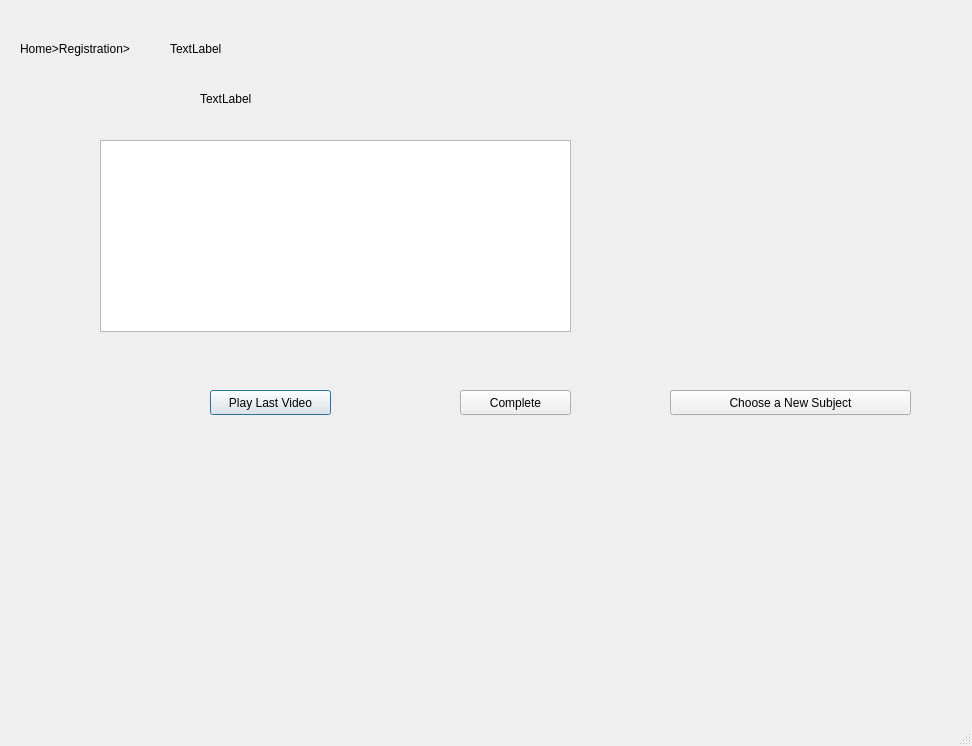
<?xml version="1.0" encoding="UTF-8"?>
<ui version="4.0">
 <class>VideoPlay</class>
 <widget class="QDialog" name="VideoPlay">
  <property name="geometry">
   <rect>
    <x>0</x>
    <y>0</y>
    <width>972</width>
    <height>746</height>
   </rect>
  </property>
  <property name="baseSize">
   <size>
    <width>100</width>
    <height>100</height>
   </size>
  </property>
  <property name="windowTitle">
   <string>Dialog</string>
  </property>
  <property name="sizeGripEnabled">
   <bool>true</bool>
  </property>
  <property name="modal">
   <bool>true</bool>
  </property>
  <widget class="QLabel" name="label">
   <property name="geometry">
    <rect>
     <x>20</x>
     <y>40</y>
     <width>151</width>
     <height>17</height>
    </rect>
   </property>
   <property name="text">
    <string>Home&gt;Registration&gt;</string>
   </property>
  </widget>
  <widget class="QLabel" name="subName">
   <property name="geometry">
    <rect>
     <x>170</x>
     <y>40</y>
     <width>111</width>
     <height>17</height>
    </rect>
   </property>
   <property name="text">
    <string>TextLabel</string>
   </property>
  </widget>
  <widget class="QLabel" name="subMsg">
   <property name="geometry">
    <rect>
     <x>200</x>
     <y>90</y>
     <width>321</width>
     <height>17</height>
    </rect>
   </property>
   <property name="text">
    <string>TextLabel</string>
   </property>
  </widget>
  <widget class="QGraphicsView" name="videoWidget">
   <property name="geometry">
    <rect>
     <x>100</x>
     <y>140</y>
     <width>471</width>
     <height>192</height>
    </rect>
   </property>
   <property name="alignment">
    <set>Qt::AlignJustify|Qt::AlignTop</set>
   </property>
  </widget>
  <widget class="QPushButton" name="lastVideo">
   <property name="geometry">
    <rect>
     <x>210</x>
     <y>390</y>
     <width>121</width>
     <height>25</height>
    </rect>
   </property>
   <property name="text">
    <string>Play Last Video</string>
   </property>
  </widget>
  <widget class="QPushButton" name="quizScreen">
   <property name="geometry">
    <rect>
     <x>460</x>
     <y>390</y>
     <width>111</width>
     <height>25</height>
    </rect>
   </property>
   <property name="text">
    <string>Complete</string>
   </property>
  </widget>
  <widget class="QPushButton" name="subjectScreen">
   <property name="geometry">
    <rect>
     <x>670</x>
     <y>390</y>
     <width>241</width>
     <height>25</height>
    </rect>
   </property>
   <property name="text">
    <string>Choose a New Subject</string>
   </property>
  </widget>
 </widget>
 <resources/>
 <connections/>
</ui>
